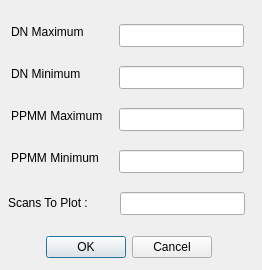
<?xml version="1.0" encoding="UTF-8"?>
<ui version="4.0">
 <class>PlotLimitsDlg</class>
 <widget class="QDialog" name="PlotLimitsDlg">
  <property name="geometry">
   <rect>
    <x>0</x>
    <y>0</y>
    <width>262</width>
    <height>270</height>
   </rect>
  </property>
  <property name="windowTitle">
   <string>Plot Limits</string>
  </property>
  <widget class="QLabel" name="label_7">
   <property name="geometry">
    <rect>
     <x>8</x>
     <y>192</y>
     <width>101</width>
     <height>21</height>
    </rect>
   </property>
   <property name="text">
    <string>Scans To Plot :</string>
   </property>
  </widget>
  <widget class="QLineEdit" name="nscansPlotLE">
   <property name="geometry">
    <rect>
     <x>120</x>
     <y>192</y>
     <width>125</width>
     <height>23</height>
    </rect>
   </property>
  </widget>
  <widget class="QLineEdit" name="DNMinLE">
   <property name="geometry">
    <rect>
     <x>119</x>
     <y>66</y>
     <width>125</width>
     <height>23</height>
    </rect>
   </property>
  </widget>
  <widget class="QLabel" name="label">
   <property name="geometry">
    <rect>
     <x>11</x>
     <y>24</y>
     <width>82</width>
     <height>16</height>
    </rect>
   </property>
   <property name="text">
    <string>DN Maximum</string>
   </property>
  </widget>
  <widget class="QLineEdit" name="PPMMMinLE">
   <property name="geometry">
    <rect>
     <x>119</x>
     <y>150</y>
     <width>125</width>
     <height>23</height>
    </rect>
   </property>
  </widget>
  <widget class="QLineEdit" name="PPMMMaxLE">
   <property name="geometry">
    <rect>
     <x>119</x>
     <y>108</y>
     <width>125</width>
     <height>23</height>
    </rect>
   </property>
  </widget>
  <widget class="QLabel" name="label_6">
   <property name="geometry">
    <rect>
     <x>11</x>
     <y>150</y>
     <width>99</width>
     <height>16</height>
    </rect>
   </property>
   <property name="text">
    <string>PPMM Minimum </string>
   </property>
  </widget>
  <widget class="QDialogButtonBox" name="buttonBox">
   <property name="geometry">
    <rect>
     <x>11</x>
     <y>232</y>
     <width>201</width>
     <height>31</height>
    </rect>
   </property>
   <property name="orientation">
    <enum>Qt::Horizontal</enum>
   </property>
   <property name="standardButtons">
    <set>QDialogButtonBox::Cancel|QDialogButtonBox::Ok</set>
   </property>
  </widget>
  <widget class="QLabel" name="label_2">
   <property name="geometry">
    <rect>
     <x>11</x>
     <y>66</y>
     <width>78</width>
     <height>16</height>
    </rect>
   </property>
   <property name="text">
    <string>DN Minimum</string>
   </property>
  </widget>
  <widget class="QLabel" name="label_5">
   <property name="geometry">
    <rect>
     <x>11</x>
     <y>108</y>
     <width>102</width>
     <height>16</height>
    </rect>
   </property>
   <property name="text">
    <string>PPMM Maximum </string>
   </property>
  </widget>
  <widget class="QLineEdit" name="DNMaxLE">
   <property name="geometry">
    <rect>
     <x>119</x>
     <y>24</y>
     <width>125</width>
     <height>23</height>
    </rect>
   </property>
  </widget>
 </widget>
 <resources/>
 <connections>
  <connection>
   <sender>buttonBox</sender>
   <signal>accepted()</signal>
   <receiver>PlotLimitsDlg</receiver>
   <slot>accept()</slot>
   <hints>
    <hint type="sourcelabel">
     <x>248</x>
     <y>254</y>
    </hint>
    <hint type="destinationlabel">
     <x>157</x>
     <y>274</y>
    </hint>
   </hints>
  </connection>
  <connection>
   <sender>buttonBox</sender>
   <signal>rejected()</signal>
   <receiver>PlotLimitsDlg</receiver>
   <slot>reject()</slot>
   <hints>
    <hint type="sourcelabel">
     <x>316</x>
     <y>260</y>
    </hint>
    <hint type="destinationlabel">
     <x>286</x>
     <y>274</y>
    </hint>
   </hints>
  </connection>
 </connections>
</ui>
